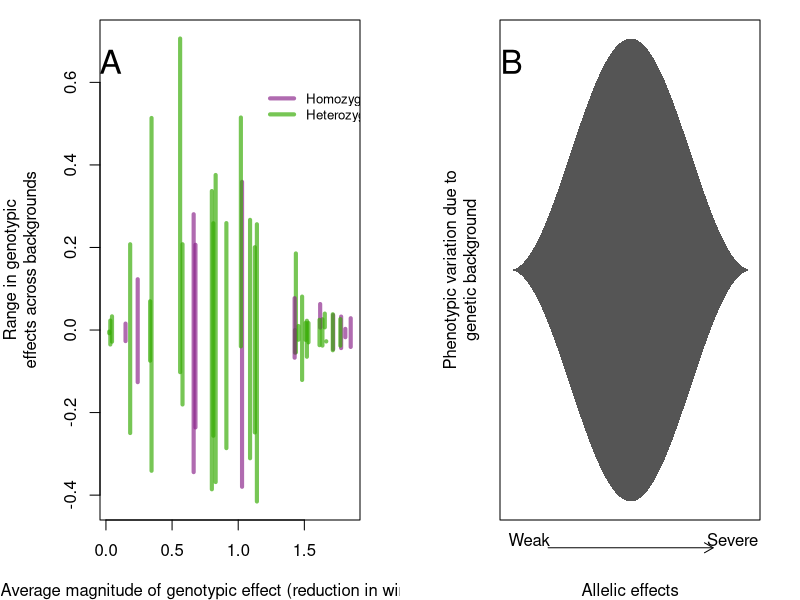

This chart was generated by the following R code:
### Script for plotting the theoretical as well as empirical hour glass model ###

####################################

#Read in the raw complementation data

#Read in the raw data
full.data <- read.csv("../Data/Combined_Final_Data_05_14.csv")

#Exclude any "hybrid" offspring
full.data <- full.data[full.data$F1_Background != "HYBRID",]
full.data$F1_Background <- factor(full.data$F1_Background)



#####################################

# Plotting functions




#Calculates the marginal effect of the allele and the variance in background effects in the simplest way possible:
#   Marginal effect = mean(mutant) - mean(wt)
#   Variance = effect of allele in ORE - effect of allele in SAM
#...while pooling across sex, environment, etc.

simple.effects <- function(my.data) {

	alleles <- unique(c(as.character(my.data$Maternal_Allele), as.character(my.data$Paternal_Allele)))
	alleles <- alleles[alleles != "wt"] #We don't want to include WT in the analysis... WT is the reference allele

	wt.data <- my.data[my.data$Maternal_Allele=="wt" & my.data$Paternal_Allele=="wt",]
	wt.data.ore <- wt.data[wt.data$F1_Background=="ORE",]
	wt.data.sam <- wt.data[wt.data$F1_Background=="SAM",]

	blank.col <- rep(NA, length(alleles)^2)
	results <- data.frame(allele=blank.col, effect=blank.col, variance=blank.col, ore.effect=blank.col, sam.effect=blank.col)

	result.row <- 1
	#Loop across all allelic combinations
	for (i in 1:length(alleles)) {
		cur.allele.1 <- alleles[i]
		for (j in i:length(alleles)) {
			cur.allele.2 <- alleles[j]
			cur.data <- my.data[((my.data$Maternal_Allele == cur.allele.1) & (my.data$Paternal_Allele == cur.allele.2)) | ((my.data$Maternal_Allele == cur.allele.2) & (my.data$Paternal_Allele == cur.allele.1)),]
			
			if (nrow(cur.data) >= 10) {
				if ((sum(cur.data$F1_Background=="ORE") >= 5) & (sum(cur.data$F1_Background=="SAM") >= 5)) {
					marginal.effect <- -1*( mean(cur.data$Wing_Area) - mean(wt.data$Wing_Area) )
					
					cur.data.ore <- cur.data[cur.data$F1_Background=="ORE",]
					cur.data.sam <- cur.data[cur.data$F1_Background=="SAM",]
					
					ore.effect <- -1* ( mean(cur.data.ore$Wing_Area) - mean(wt.data.ore$Wing_Area) )
					sam.effect <- -1* ( mean(cur.data.sam$Wing_Area) - mean(wt.data.sam$Wing_Area) )
					
					if (cur.allele.1 == cur.allele.2) {
						results$allele[result.row] <- cur.allele.1
					} else {
						results$allele[result.row] <- paste(as.character(cur.allele.1), as.character(cur.allele.2), sep=".")
					}
					results$effect[result.row] <- marginal.effect
					results$ore.effect[result.row] <- ore.effect
					results$sam.effect[result.row] <- sam.effect
					results$variance[result.row] <- (ore.effect - sam.effect)^2
					result.row <- result.row + 1
				}
			}
		}
	}
	
	results <- results[1:result.row - 1,]
	results <- results[order(results$effect, decreasing=TRUE),]
	
	return(results)
}

make.plot.range.3 <- function(my.data, jitter=T) {

	plot.data <- simple.effects(my.data)
    plot.data 
	ylim <- range(c((plot.data$ore.effect - plot.data$effect ), (plot.data$sam.effect -plot.data$effect)))

	par(mar=c(4,5,1,2))
	plot(x=NULL, y=NULL, ylim=ylim, xlim=range(plot.data$effect),
	    xlab="Average magnitude of genotypic effect (reduction in wing area)", 
	    ylab="Range in genotypic\neffects across backgrounds", 
	    #xaxt="n"
	    )
	
	#axis(side=1, at=1:nrow(plot.data), labels=plot.data$allele)
	
	het.color <- "#33AA00AA"
	hom.color <- "#882288AA"
	
	bar.colors <- rep(hom.color, nrow(plot.data)) #Use different colors for homozygous...
	bar.colors[grep(pattern=".", fixed=TRUE, x=as.character(plot.data$allele))] <- het.color # ... and heterozygous genotypes [complementation]
	
	jittered.x <- jitter(plot.data$effect, factor=25)
	
	segments(x0=jittered.x, x1=jittered.x, 
	    y0=(plot.data$ore.effect - plot.data$effect ),
	    y1= (plot.data$sam.effect- plot.data$effect), lwd=4, col=bar.colors)
	    
	legend(x=1.15, y=0.6, legend=c("Homozygous genotypes", "Heterozygous genotypes"), col=c(hom.color, het.color), lwd=4, bty="n", cex=0.8)
}


######################################

pdf(file="Figure5_full_hourglass_wing_area.pdf", width=14, height=5)
par(mfrow=c(1,2))

######################################
#Do panel A
make.plot.range.3(full.data)
text(x=0.035, y=0.65, "A", cex=2)

######################################
#Do panel B
#Set up the plot window
allelic.effects <- seq(from=-pi, to=pi, by=0.05)
par(mar=c(4,5,1,2))
plot(x=NULL, y=NULL, xlim=range(allelic.effects), ylim=c(-2, 2), xaxt="n", yaxt="n", xlab="", ylab="")

#Draw the hourglass figure
variation.1 <- cos(allelic.effects)+1 #Curve representing the top half of the inverted hourglass
variation.2 <- -cos(allelic.effects)-1 #Curve representing the bottom half of the inverted hourglass
polygon(c(allelic.effects, rev(allelic.effects)), c(variation.1, rev(variation.2)), col="#000000AA", border=NA) #Can change this to include a border if we want

#Add the x-axis
axis(side=1, at=c(-pi+0.5, pi-0.5), labels=c("Weak", "Severe"), tick="F", line=-0.5)
mtext("Allelic effects", side=1, line=3)
arrow.y <- -2.4
arrows(x0=-pi+1, y0=arrow.y, x1=pi-1, y1=arrow.y, xpd=TRUE, code=2, length=0.1)

#Add the y-axis label
mtext(text="Phenotypic variation due to\ngenetic background", side=2, line=1, adj=NA)

text(x=-pi+0.05, y=1.8, "B", cex=2)


######################################
dev.off()